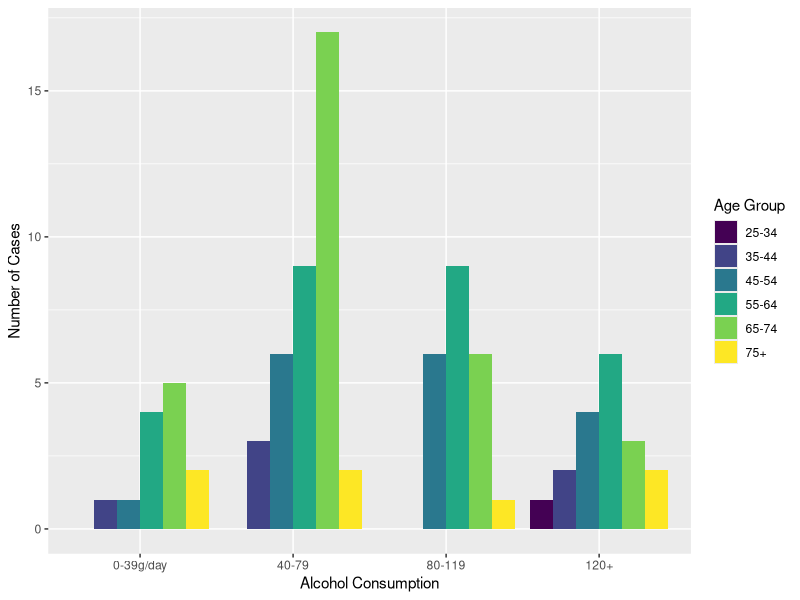

Recreate this plot in R.
## Load Libraries
library(tidyverse)
library(ggplot2)

## Demo Data
#Use built in R datasets, esoph. Data from a case-control study of esophageal cancer in Ille-et-Vilaine, France
#Is a data frame with records of 88 indvidals with their alcohol and tobacco status, and how many cases of noncases in each combination catorgey
summary(esoph)

## Demo Question:
#Which age group has the highest number of alcohol consumption that are cases?
  
### Base R code example 
case_df1a <- esoph[c("agegp","alcgp","ncases")] #select variables 
case_df1b <- case_df1a[order(case_df1a$ncases, decreasing = TRUE),] #reorder in decreasing 
head(case_df1b,row.names = F)

### Tidyverse R code example 
case_df2 <- esoph  %>% select(c(agegp,alcgp,ncases)) %>% arrange(desc(ncases)) 
head(case_df2)

#Tidyverse plot the number of cases in each Alcohol group by ages 
ggplot(case_df2,aes(x=alcgp, y=ncases, fill=agegp)) +
        geom_bar(position="dodge", stat="identity") +
        xlab("Alcohol Consumption") + ylab("Number of Cases") +
        labs(fill = "Age Group")




